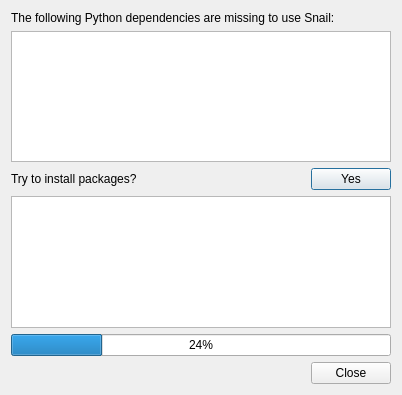
<?xml version="1.0" encoding="UTF-8"?>
<ui version="4.0">
 <class>Dialog</class>
 <widget class="QDialog" name="Dialog">
  <property name="geometry">
   <rect>
    <x>0</x>
    <y>0</y>
    <width>402</width>
    <height>395</height>
   </rect>
  </property>
  <property name="windowTitle">
   <string>Dialog</string>
  </property>
  <layout class="QVBoxLayout" name="verticalLayout_2">
   <item>
    <layout class="QVBoxLayout" name="verticalLayout">
     <item>
      <widget class="QLabel" name="label">
       <property name="text">
        <string>The following Python dependencies are missing to use Snail:</string>
       </property>
      </widget>
     </item>
     <item>
      <widget class="QListWidget" name="mMissing"/>
     </item>
     <item>
      <layout class="QHBoxLayout" name="horizontalLayout">
       <property name="topMargin">
        <number>0</number>
       </property>
       <item>
        <widget class="QLabel" name="label_2">
         <property name="text">
          <string>Try to install packages?</string>
         </property>
        </widget>
       </item>
       <item>
        <spacer name="horizontalSpacer">
         <property name="orientation">
          <enum>Qt::Horizontal</enum>
         </property>
         <property name="sizeHint" stdset="0">
          <size>
           <width>40</width>
           <height>20</height>
          </size>
         </property>
        </spacer>
       </item>
       <item>
        <widget class="QPushButton" name="mYes">
         <property name="text">
          <string>Yes</string>
         </property>
        </widget>
       </item>
      </layout>
     </item>
     <item>
      <widget class="QTextEdit" name="mLog">
       <property name="readOnly">
        <bool>true</bool>
       </property>
      </widget>
     </item>
     <item>
      <widget class="QProgressBar" name="mProgress">
       <property name="value">
        <number>24</number>
       </property>
      </widget>
     </item>
     <item>
      <layout class="QHBoxLayout" name="horizontalLayout_2">
       <property name="topMargin">
        <number>0</number>
       </property>
       <item>
        <spacer name="horizontalSpacer_2">
         <property name="orientation">
          <enum>Qt::Horizontal</enum>
         </property>
         <property name="sizeHint" stdset="0">
          <size>
           <width>40</width>
           <height>20</height>
          </size>
         </property>
        </spacer>
       </item>
       <item>
        <widget class="QPushButton" name="mClose">
         <property name="text">
          <string>Close</string>
         </property>
        </widget>
       </item>
      </layout>
     </item>
    </layout>
   </item>
  </layout>
 </widget>
 <resources/>
 <connections/>
</ui>
